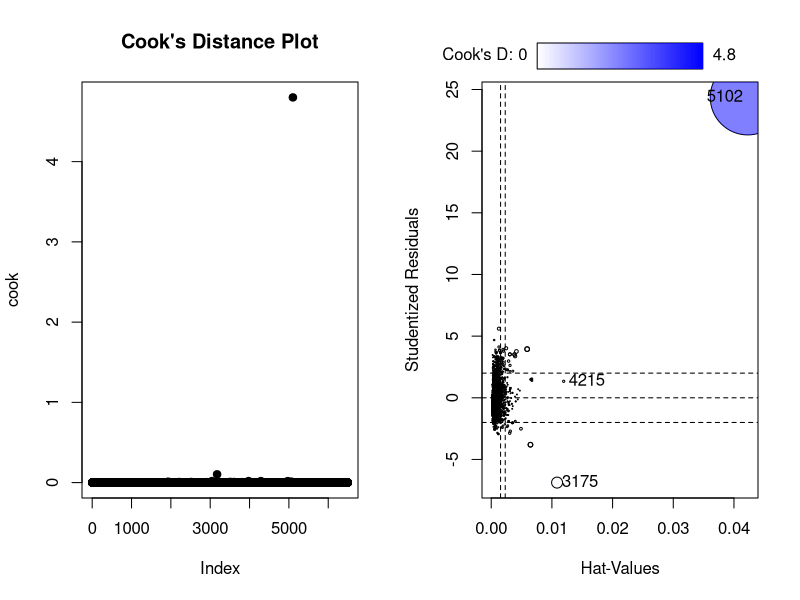

Here is the R script that generated this plot:
# Derin Gezgin | Johnny Andreasen | Sababa Ahmed
# Fall 2024 | STA 207: Advanced Regression Techniques
# Data Analysis Project | Complete Code
# 2. Investigating Leverage, Outlier, and Influential Points
#
#
#

library(car)


### Loading Data ###
wine_data = read.csv("winequality.csv", sep = ";")

# As the data was manually merged, this shuffles the data -with a set random seed-
# to ensure that there is no bias because of the index of data.
set.seed(42)
wine_data = wine_data[sample(nrow(wine_data)), ]


### Response Variable ###
Y = wine_data$alcohol

### Predictor Variables ###
X1 = wine_data$residual.sugar
X2 = wine_data$density
X3 = wine_data$pH
X4 = wine_data$fixed.acidity

### Fitting the Model ###
wine_model = lm(Y ~ X1 + X2 + X3 + X4)

### Detecting the Leverage Points ###
h_values = hatvalues(wine_model)
high_levarage_points = which(h_values > 2 * mean(h_values))
high_levarage_points = unname(high_levarage_points)
high_levarage_count = length(high_levarage_points)
high_levarage_count
high_levarage_points

### Detecting the Outliers ###
outliers = which(rstudent(wine_model) > 2 | rstudent(wine_model) < -2)
outliers = unname(outliers)
outlier_count = length(outliers)
outlier_count
outliers

par(mfrow = c(1,2))

### Detecting the Influential Points ###
cook = cooks.distance(wine_model)
plot(cook, pch = 19, cex=1, main = "Cook's Distance Plot")
influential_points = which(cook > 4 / length(Y))
influential_points = unname(influential_points)
influential_count = length(influential_points)
influencePlot(wine_model)
influential_points
